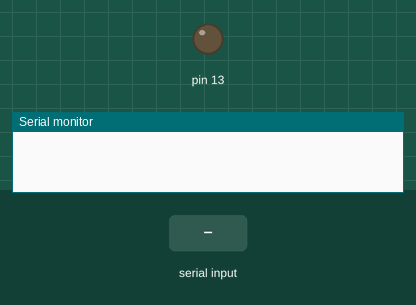
Bench run of a sketch on a simulated Arduino Uno, built with avr-gcc and run on an emulated ATmega328P. Shown: output pins drawn as LEDs (lit = HIGH), the last lines printed to the serial monitor. Inputs (shaded band) come from the test bench.

Above: at 1.2 s.
1.3 s: "ON\n" received over Serial
At 2.1 s:
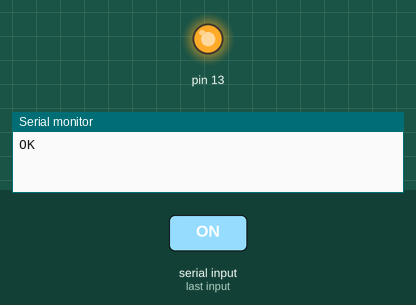
2.8 s: "OFF\n" received over Serial
At 3.3 s:
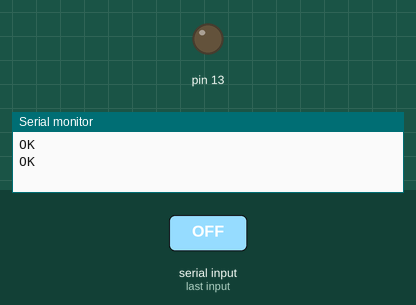
Timing chart, 0 to 5.8 s (numbered marks = the images above; inputs shaded):
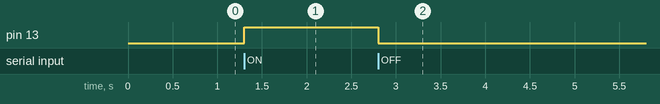

The sketch:

wrong.ino
```cpp
// Compiles, but blocks in readStringUntil(); the static checks reject it.
void setup() {
  Serial.begin(9600);
  pinMode(13, OUTPUT);
}

void loop() {
  if (Serial.available()) {
    String command = Serial.readStringUntil('\n');
    command.trim();
    if (command == "ON") digitalWrite(13, HIGH);
    else if (command == "OFF") digitalWrite(13, LOW);
    else { Serial.println("ERR"); return; }
    Serial.println("OK");
  }
}
```

Measured:
- after the input at 1.3 s, pin 13: LOW → HIGH at once
- after the input at 2.8 s, pin 13: HIGH → LOW at once
